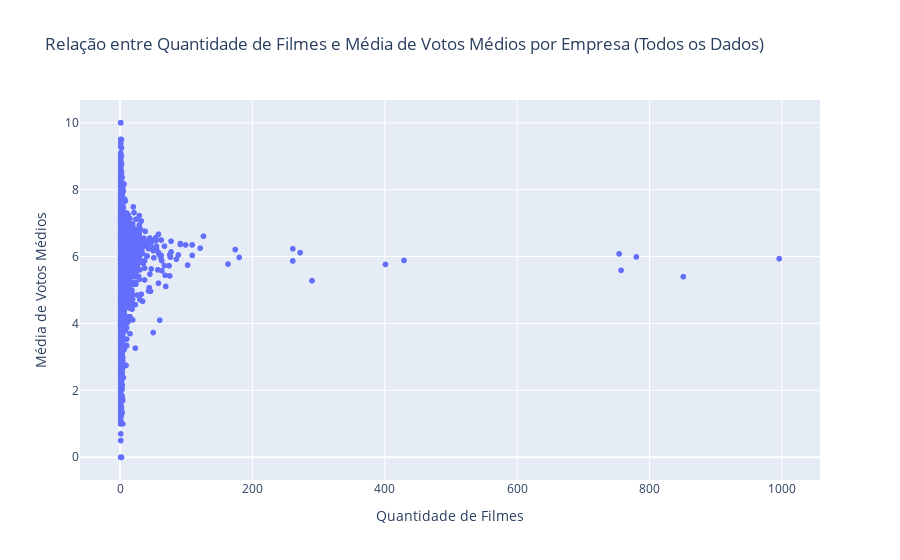
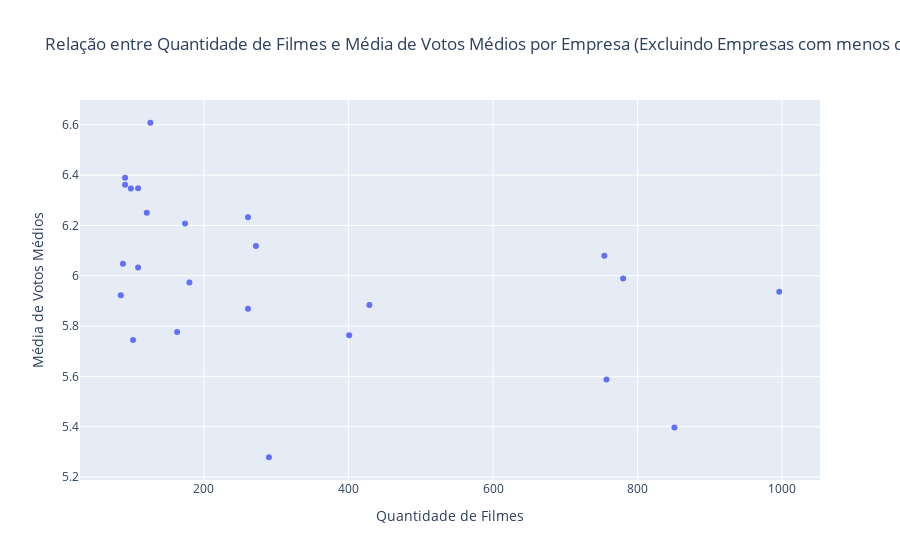
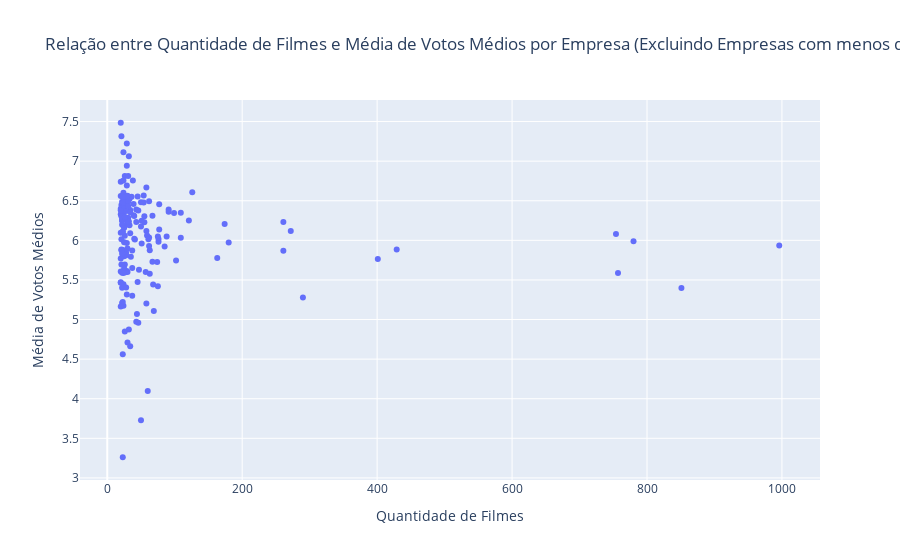

The code cell stored with these charts, in order, in its notebook:
### Code cell
# Filtrar empresas que produziram menos de 85 filmes
empresas_com_menos_de_85_filmes = data['empresa_de_produção'].value_counts()[data['empresa_de_produção'].value_counts() < 85].index
data_filtrado_85 = data[~data['empresa_de_produção'].isin(empresas_com_menos_de_85_filmes)]

# Filtrar empresas que produziram menos de 20 filmes
empresas_com_menos_de_20_filmes = data['empresa_de_produção'].value_counts()[data['empresa_de_produção'].value_counts() < 20].index
data_filtrado_20 = data[~data['empresa_de_produção'].isin(empresas_com_menos_de_20_filmes)]

# Calcular média de votos médios por empresa
media_votos_por_empresa = data.groupby('empresa_de_produção')['voto_médio'].mean()

# Criar DataFrames com as informações
df_correlacao_todos = pd.DataFrame({'Quantidade de Filmes': data['empresa_de_produção'].value_counts(), 'Média de Votos Médios': media_votos_por_empresa})
df_correlacao_sem_85 = pd.DataFrame({'Quantidade de Filmes': data_filtrado_85['empresa_de_produção'].value_counts(), 'Média de Votos Médios': data_filtrado_85.groupby('empresa_de_produção')['voto_médio'].mean()})
df_correlacao_sem_20 = pd.DataFrame({'Quantidade de Filmes': data_filtrado_20['empresa_de_produção'].value_counts(), 'Média de Votos Médios': data_filtrado_20.groupby('empresa_de_produção')['voto_médio'].mean()})

# Criar gráficos de dispersão
fig_todos = px.scatter(df_correlacao_todos, x='Quantidade de Filmes', y='Média de Votos Médios', title='Relação entre Quantidade de Filmes e Média de Votos Médios por Empresa (Todos os Dados)')
fig_sem_85 = px.scatter(df_correlacao_sem_85, x='Quantidade de Filmes', y='Média de Votos Médios', title='Relação entre Quantidade de Filmes e Média de Votos Médios por Empresa (Excluindo Empresas com menos de 85 Filmes)')
fig_sem_20 = px.scatter(df_correlacao_sem_20, x='Quantidade de Filmes', y='Média de Votos Médios', title='Relação entre Quantidade de Filmes e Média de Votos Médios por Empresa (Excluindo Empresas com menos de 20 Filmes)')

# Mostrar os gráficos
fig_todos.show()
fig_sem_85.show()
fig_sem_20.show()

### Figure 1 — Plotly figure (JSON) as saved in the notebook; plotly's stock layout.template omitted (floating-point values rounded to 4 significant figures; data arrays with more than 128 entries replaced by an {"elided": "..."} marker saying what was removed)
{"data": [{"hovertemplate": "Quantidade de Filmes=%{x}<br>Média de Votos Médios=%{y}<extra></extra>", "legendgroup": "", "marker": {"color": "#636efa", "symbol": "circle"}, "mode": "markers", "name": "", "showlegend": false, "type": "scattergl", "x": {"elided": "10606 int values"}, "xaxis": "x", "y": {"elided": "10606 float values"}, "yaxis": "y"}], "layout": {"legend": {"tracegroupgap": 0}, "title": {"text": "Relação entre Quantidade de Filmes e Média de Votos Médios por Empresa (Todos os Dados)"}, "xaxis": {"anchor": "y", "domain": [0, 1], "title": {"text": "Quantidade de Filmes"}}, "yaxis": {"anchor": "x", "domain": [0, 1], "title": {"text": "Média de Votos Médios"}}}}

### Figure 2 — Plotly figure (JSON) as saved in the notebook; plotly's stock layout.template omitted (floating-point values rounded to 4 significant figures)
{"data": [{"hovertemplate": "Quantidade de Filmes=%{x}<br>Média de Votos Médios=%{y}<extra></extra>", "legendgroup": "", "marker": {"color": "#636efa", "symbol": "circle"}, "mode": "markers", "name": "", "orientation": "v", "showlegend": false, "type": "scatter", "x": [109, 429, 401, 91, 99, 121, 851, 174, 180, 261, 109, 996, 290, 126, 102, 163, 780, 272, 85, 754, 88, 261, 91, 757], "xaxis": "x", "y": [6.348, 5.883, 5.764, 6.389, 6.346, 6.25, 5.397, 6.207, 5.973, 5.869, 6.033, 5.936, 5.279, 6.608, 5.744, 5.777, 5.989, 6.118, 5.922, 6.079, 6.048, 6.232, 6.362, 5.588], "yaxis": "y"}], "layout": {"legend": {"tracegroupgap": 0}, "title": {"text": "Relação entre Quantidade de Filmes e Média de Votos Médios por Empresa (Excluindo Empresas com menos de 85 Filmes)"}, "xaxis": {"anchor": "y", "domain": [0, 1], "title": {"text": "Quantidade de Filmes"}}, "yaxis": {"anchor": "x", "domain": [0, 1], "title": {"text": "Média de Votos Médios"}}}}

### Figure 3 — Plotly figure (JSON) as saved in the notebook; plotly's stock layout.template omitted (floating-point values rounded to 4 significant figures; data arrays with more than 128 entries replaced by an {"elided": "..."} marker saying what was removed)
{"data": [{"hovertemplate": "Quantidade de Filmes=%{x}<br>Média de Votos Médios=%{y}<extra></extra>", "legendgroup": "", "marker": {"color": "#636efa", "symbol": "circle"}, "mode": "markers", "name": "", "orientation": "v", "showlegend": false, "type": "scatter", "x": {"elided": "171 int values"}, "xaxis": "x", "y": {"elided": "171 float values"}, "yaxis": "y"}], "layout": {"legend": {"tracegroupgap": 0}, "title": {"text": "Relação entre Quantidade de Filmes e Média de Votos Médios por Empresa (Excluindo Empresas com menos de 20 Filmes)"}, "xaxis": {"anchor": "y", "domain": [0, 1], "title": {"text": "Quantidade de Filmes"}}, "yaxis": {"anchor": "x", "domain": [0, 1], "title": {"text": "Média de Votos Médios"}}}}
